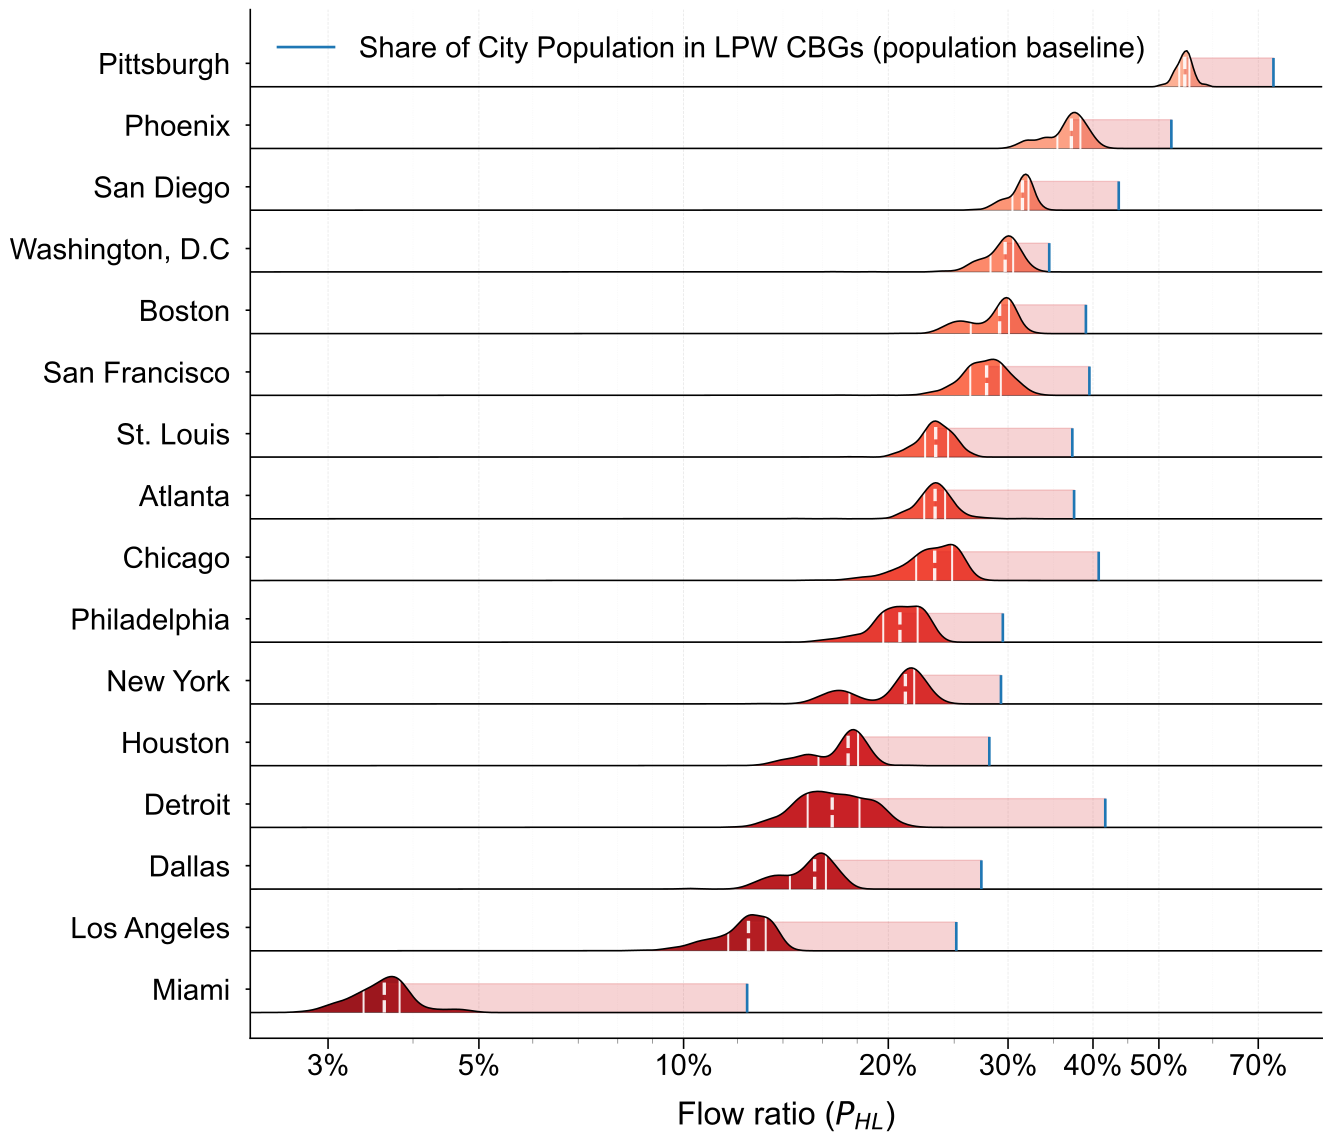

Recreate this plot in Python.
import glob
import os

import matplotlib

matplotlib.use("Agg")
import matplotlib.pyplot as plt
import numpy as np
import pandas as pd
from matplotlib.ticker import FixedLocator
from scipy import stats


plt.style.use("default")
plt.rcParams["font.sans-serif"] = ["Arial"]
plt.rcParams["axes.unicode_minus"] = False
plt.rcParams["figure.facecolor"] = "white"

SCRIPT_DIR = os.path.dirname(os.path.abspath(__file__))
REFERENCE_FILE = os.path.join(SCRIPT_DIR, "Fig2BC.csv")
DATA_DIR = os.path.join(SCRIPT_DIR, "Fig2BC_city", "HPM_to_LPW")
OUTPUT_DIR = SCRIPT_DIR
os.makedirs(OUTPUT_DIR, exist_ok=True)

BASELINE_COLUMN = "log_LPM"
FLOW_SHARE_COLUMN = "log_flow_share_HPM_to_LPW"
REQUIRED_REFERENCE_COLUMNS = {"city", BASELINE_COLUMN}
REQUIRED_CITY_COLUMNS = {FLOW_SHARE_COLUMN}


def validate_columns(df, required_columns, source_name):
    missing = sorted(required_columns - set(df.columns))
    if missing:
        raise ValueError(f"{source_name} is missing required columns: {missing}")


reference_df = pd.read_csv(REFERENCE_FILE)
validate_columns(reference_df, REQUIRED_REFERENCE_COLUMNS, REFERENCE_FILE)

# log_LPM is used because it is the verified current baseline column for this panel;
# its semantic naming should be reviewed by the user.
reference_values = (
    reference_df.dropna(subset=["city", BASELINE_COLUMN])
    .assign(city=lambda frame: frame["city"].astype(str).str.strip())
    .set_index("city")[BASELINE_COLUMN]
    .astype(float)
    .to_dict()
)

csv_files = glob.glob(os.path.join(DATA_DIR, "*.csv"))
city_data = {}

for file_path in csv_files:
    city = os.path.splitext(os.path.basename(file_path))[0]
    df = pd.read_csv(file_path)
    validate_columns(df, REQUIRED_CITY_COLUMNS, file_path)
    if "city" in df.columns:
        df["city"] = df["city"].astype(str).str.strip()
    df[FLOW_SHARE_COLUMN] = pd.to_numeric(df[FLOW_SHARE_COLUMN], errors="coerce")
    values = df[FLOW_SHARE_COLUMN].dropna().values
    if len(values) > 1:
        city_data[city] = values

if not city_data:
    raise ValueError(f"No usable city data found in {DATA_DIR}")

city_means = {city: np.mean(data) for city, data in city_data.items()}
city_order = sorted(city_means.keys(), key=lambda city: city_means[city], reverse=True)

fig, ax = plt.subplots(figsize=(14, 12))
fig.patch.set_facecolor("white")

n_cities = len(city_order)
colors = plt.cm.Reds(np.linspace(0.3, 0.9, n_cities))

all_values = np.concatenate([city_data[city] for city in city_order])
x_min_data, x_max_data = np.min(all_values), np.max(all_values)
matching_refs = [reference_values[city] for city in city_order if city in reference_values]
max_ref_value = max(matching_refs) if matching_refs else x_max_data
min_ref_value = min(matching_refs) if matching_refs else x_min_data
x_min, x_max = min(x_min_data, min_ref_value), max(x_max_data, max_ref_value)
buffer = (x_max - x_min) * 0.05
x_min_plot, x_max_plot = x_min - buffer, x_max + buffer

ridge_height, y_spacing, overlap = 0.7, 1.2, 0.65
ref_line_height_factor = 0.8

for i, city in enumerate(city_order):
    data = city_data[city]
    y_pos = (n_cities - 1 - i) * y_spacing

    density = stats.gaussian_kde(data)
    x_range = np.linspace(x_min_plot, x_max_plot, 500)
    y_density = density(x_range)
    y_density = y_density / y_density.max() * ridge_height

    ax.plot([x_min_plot, x_max_plot], [y_pos, y_pos], color="black", linewidth=0.5, alpha=0.6)

    median = np.median(data)
    q25, q75 = np.percentile(data, [25, 75])

    for quantile, line_width in zip([median, q25, q75], [2.5, 1.5, 1.5]):
        q_y = y_pos + y_density[np.argmin(np.abs(x_range - quantile))]
        ax.plot(
            [quantile, quantile],
            [y_pos, q_y],
            color="white",
            linewidth=line_width,
            alpha=0.9,
            linestyle="--" if quantile == median else "-",
        )

    ax.fill_between(x_range, y_pos, y_pos + y_density, color=colors[i], alpha=0.95, linewidth=0)
    ax.plot(x_range, y_pos + y_density, color="black", linewidth=1.2)

first_ref = True
for i, city in enumerate(city_order):
    if city in reference_values:
        ref_value = reference_values[city]
        data = city_data[city]
        median = np.median(data)
        y_pos = (n_cities - 1 - i) * y_spacing

        line_height = ridge_height * ref_line_height_factor
        y_bottom = y_pos
        y_top = y_pos + line_height
        x_start, x_end = sorted([ref_value, median])
        ax.fill_betweenx([y_bottom, y_top], x_start, x_end, color="#d62728", alpha=0.2, zorder=1)

        if first_ref:
            ax.vlines(
                ref_value,
                y_pos,
                y_top,
                color="#1f77b4",
                linewidth=2.0,
                alpha=1.0,
                label="Share of City Population in LPW CBGs (population baseline)",
            )
            first_ref = False
        else:
            ax.vlines(ref_value, y_pos, y_top, color="#1f77b4", linewidth=2.0, alpha=1.0)

ax.set_xlim(x_min_plot, x_max_plot)
ax.set_ylim(-0.5, (n_cities - 1) * y_spacing + ridge_height + 0.8)
y_ticks = [(n_cities - 1 - i) * y_spacing + ridge_height * overlap for i in range(n_cities)]
ax.set_yticks(y_ticks)
ax.set_yticklabels(city_order, fontsize=22, fontweight="medium", ha="right", x=-0.01)

target_percentages = [3, 5, 10, 20, 30, 40, 50, 70]
target_xticks = np.log(np.array(target_percentages) / 100)
ax.xaxis.set_major_locator(FixedLocator(target_xticks))
ax.set_xticklabels([f"{p}%" for p in target_percentages], fontsize=22)

minor_percentages = [4, 6, 7, 8, 9, 12, 14, 16, 18, 25, 35, 45, 60]
minor_xticks = np.log(np.array(minor_percentages) / 100)
ax.xaxis.set_minor_locator(FixedLocator(minor_xticks))

ax.set_xlabel("Flow ratio ($P_{HL}$)", fontsize=24, labelpad=15)
ax.tick_params(axis="both", which="major", labelsize=22, width=1.2)
ax.tick_params(axis="x", which="major", length=8)
ax.tick_params(axis="x", which="minor", length=4, color="gray")

ax.grid(axis="x", which="major", linestyle="--", alpha=0.3, linewidth=0.6)
ax.grid(axis="x", which="minor", linestyle=":", alpha=0.15, linewidth=0.5)

ax.set_axisbelow(True)
ax.spines["top"].set_visible(False)
ax.spines["right"].set_visible(False)
ax.spines["left"].set_linewidth(1.2)
ax.spines["bottom"].set_linewidth(1.2)

ax.legend(loc="upper left", fontsize=22, frameon=False)

plt.tight_layout()

png_path = os.path.join(OUTPUT_DIR, "Fig2B.png")
svg_path = os.path.join(OUTPUT_DIR, "Fig2B.svg")
plt.savefig(png_path, dpi=300, bbox_inches="tight", facecolor="white")
plt.savefig(svg_path, bbox_inches="tight", facecolor="white")

plt.show()
print(f"Figure saved: {png_path}")
